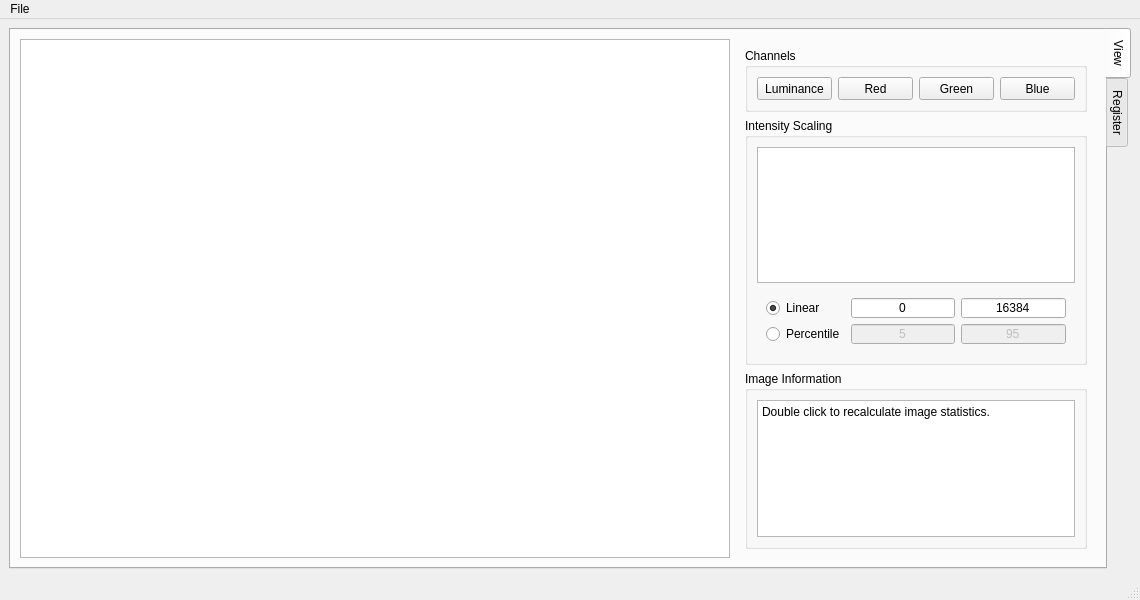
<?xml version="1.0" encoding="UTF-8"?>
<ui version="4.0">
 <class>MainWindow</class>
 <widget class="QMainWindow" name="MainWindow">
  <property name="geometry">
   <rect>
    <x>0</x>
    <y>0</y>
    <width>1140</width>
    <height>600</height>
   </rect>
  </property>
  <property name="sizePolicy">
   <sizepolicy hsizetype="Preferred" vsizetype="Preferred">
    <horstretch>0</horstretch>
    <verstretch>0</verstretch>
   </sizepolicy>
  </property>
  <property name="minimumSize">
   <size>
    <width>1140</width>
    <height>600</height>
   </size>
  </property>
  <property name="windowTitle">
   <string>MainWindow</string>
  </property>
  <widget class="QWidget" name="centralwidget">
   <layout class="QGridLayout" name="gridLayout_2">
    <item row="0" column="0">
     <widget class="QTabWidget" name="tabWidget">
      <property name="sizePolicy">
       <sizepolicy hsizetype="Preferred" vsizetype="Preferred">
        <horstretch>0</horstretch>
        <verstretch>0</verstretch>
       </sizepolicy>
      </property>
      <property name="minimumSize">
       <size>
        <width>512</width>
        <height>512</height>
       </size>
      </property>
      <property name="tabPosition">
       <enum>QTabWidget::East</enum>
      </property>
      <property name="tabShape">
       <enum>QTabWidget::Rounded</enum>
      </property>
      <property name="currentIndex">
       <number>0</number>
      </property>
      <widget class="QWidget" name="tabView">
       <attribute name="title">
        <string>View</string>
       </attribute>
       <layout class="QHBoxLayout" name="horizontalLayout">
        <item>
         <widget class="imgViewer" name="viewer">
          <property name="sizePolicy">
           <sizepolicy hsizetype="Expanding" vsizetype="Expanding">
            <horstretch>0</horstretch>
            <verstretch>0</verstretch>
           </sizepolicy>
          </property>
          <property name="minimumSize">
           <size>
            <width>256</width>
            <height>256</height>
           </size>
          </property>
          <property name="maximumSize">
           <size>
            <width>2560</width>
            <height>2560</height>
           </size>
          </property>
          <property name="mouseTracking">
           <bool>true</bool>
          </property>
          <property name="toolTip">
           <string>FITS image view. Left mouse button pans, mouse wheel zooms.</string>
          </property>
          <property name="lineWidth">
           <number>2</number>
          </property>
          <property name="verticalScrollBarPolicy">
           <enum>Qt::ScrollBarAlwaysOff</enum>
          </property>
          <property name="horizontalScrollBarPolicy">
           <enum>Qt::ScrollBarAlwaysOff</enum>
          </property>
          <property name="transformationAnchor">
           <enum>QGraphicsView::AnchorUnderMouse</enum>
          </property>
          <property name="resizeAnchor">
           <enum>QGraphicsView::AnchorUnderMouse</enum>
          </property>
         </widget>
        </item>
        <item>
         <widget class="QWidget" name="widget_2" native="true">
          <property name="sizePolicy">
           <sizepolicy hsizetype="Fixed" vsizetype="Preferred">
            <horstretch>0</horstretch>
            <verstretch>0</verstretch>
           </sizepolicy>
          </property>
          <property name="minimumSize">
           <size>
            <width>360</width>
            <height>0</height>
           </size>
          </property>
          <property name="maximumSize">
           <size>
            <width>360</width>
            <height>16777215</height>
           </size>
          </property>
          <layout class="QVBoxLayout" name="verticalLayout">
           <item>
            <widget class="QGroupBox" name="channelsGroupBox">
             <property name="sizePolicy">
              <sizepolicy hsizetype="Preferred" vsizetype="Fixed">
               <horstretch>0</horstretch>
               <verstretch>0</verstretch>
              </sizepolicy>
             </property>
             <property name="minimumSize">
              <size>
               <width>256</width>
               <height>64</height>
              </size>
             </property>
             <property name="maximumSize">
              <size>
               <width>16777215</width>
               <height>64</height>
              </size>
             </property>
             <property name="title">
              <string>Channels</string>
             </property>
             <layout class="QHBoxLayout" name="horizontalLayout_2">
              <item>
               <widget class="QPushButton" name="luminanceButton">
                <property name="enabled">
                 <bool>true</bool>
                </property>
                <property name="sizePolicy">
                 <sizepolicy hsizetype="Preferred" vsizetype="Preferred">
                  <horstretch>0</horstretch>
                  <verstretch>0</verstretch>
                 </sizepolicy>
                </property>
                <property name="minimumSize">
                 <size>
                  <width>0</width>
                  <height>0</height>
                 </size>
                </property>
                <property name="text">
                 <string>Luminance</string>
                </property>
                <property name="checkable">
                 <bool>true</bool>
                </property>
                <property name="default">
                 <bool>false</bool>
                </property>
                <property name="flat">
                 <bool>false</bool>
                </property>
               </widget>
              </item>
              <item>
               <widget class="QPushButton" name="redButton">
                <property name="sizePolicy">
                 <sizepolicy hsizetype="Preferred" vsizetype="Preferred">
                  <horstretch>0</horstretch>
                  <verstretch>0</verstretch>
                 </sizepolicy>
                </property>
                <property name="minimumSize">
                 <size>
                  <width>0</width>
                  <height>0</height>
                 </size>
                </property>
                <property name="text">
                 <string>Red</string>
                </property>
                <property name="checkable">
                 <bool>true</bool>
                </property>
                <property name="default">
                 <bool>false</bool>
                </property>
                <property name="flat">
                 <bool>false</bool>
                </property>
               </widget>
              </item>
              <item>
               <widget class="QPushButton" name="greenButton">
                <property name="sizePolicy">
                 <sizepolicy hsizetype="Preferred" vsizetype="Preferred">
                  <horstretch>0</horstretch>
                  <verstretch>0</verstretch>
                 </sizepolicy>
                </property>
                <property name="minimumSize">
                 <size>
                  <width>0</width>
                  <height>0</height>
                 </size>
                </property>
                <property name="text">
                 <string>Green</string>
                </property>
                <property name="checkable">
                 <bool>true</bool>
                </property>
                <property name="default">
                 <bool>false</bool>
                </property>
                <property name="flat">
                 <bool>false</bool>
                </property>
               </widget>
              </item>
              <item>
               <widget class="QPushButton" name="blueButton">
                <property name="sizePolicy">
                 <sizepolicy hsizetype="Preferred" vsizetype="Preferred">
                  <horstretch>0</horstretch>
                  <verstretch>0</verstretch>
                 </sizepolicy>
                </property>
                <property name="minimumSize">
                 <size>
                  <width>0</width>
                  <height>0</height>
                 </size>
                </property>
                <property name="text">
                 <string>Blue</string>
                </property>
                <property name="checkable">
                 <bool>true</bool>
                </property>
                <property name="default">
                 <bool>false</bool>
                </property>
                <property name="flat">
                 <bool>false</bool>
                </property>
               </widget>
              </item>
             </layout>
            </widget>
           </item>
           <item>
            <widget class="QGroupBox" name="groupBox">
             <property name="sizePolicy">
              <sizepolicy hsizetype="Preferred" vsizetype="Preferred">
               <horstretch>0</horstretch>
               <verstretch>0</verstretch>
              </sizepolicy>
             </property>
             <property name="minimumSize">
              <size>
               <width>256</width>
               <height>0</height>
              </size>
             </property>
             <property name="title">
              <string>Intensity Scaling</string>
             </property>
             <layout class="QGridLayout" name="gridLayout_4">
              <item row="1" column="0">
               <widget class="QWidget" name="widget" native="true">
                <property name="sizePolicy">
                 <sizepolicy hsizetype="Preferred" vsizetype="Fixed">
                  <horstretch>0</horstretch>
                  <verstretch>0</verstretch>
                 </sizepolicy>
                </property>
                <property name="minimumSize">
                 <size>
                  <width>256</width>
                  <height>64</height>
                 </size>
                </property>
                <property name="maximumSize">
                 <size>
                  <width>16777215</width>
                  <height>64</height>
                 </size>
                </property>
                <layout class="QGridLayout" name="gridLayout">
                 <item row="0" column="2">
                  <widget class="QLineEdit" name="imax">
                   <property name="sizePolicy">
                    <sizepolicy hsizetype="Minimum" vsizetype="Fixed">
                     <horstretch>0</horstretch>
                     <verstretch>0</verstretch>
                    </sizepolicy>
                   </property>
                   <property name="minimumSize">
                    <size>
                     <width>0</width>
                     <height>20</height>
                    </size>
                   </property>
                   <property name="text">
                    <string>16384</string>
                   </property>
                   <property name="alignment">
                    <set>Qt::AlignCenter</set>
                   </property>
                  </widget>
                 </item>
                 <item row="1" column="2">
                  <widget class="QLineEdit" name="pmax">
                   <property name="enabled">
                    <bool>false</bool>
                   </property>
                   <property name="sizePolicy">
                    <sizepolicy hsizetype="Minimum" vsizetype="Fixed">
                     <horstretch>0</horstretch>
                     <verstretch>0</verstretch>
                    </sizepolicy>
                   </property>
                   <property name="minimumSize">
                    <size>
                     <width>0</width>
                     <height>20</height>
                    </size>
                   </property>
                   <property name="text">
                    <string>95</string>
                   </property>
                   <property name="alignment">
                    <set>Qt::AlignCenter</set>
                   </property>
                  </widget>
                 </item>
                 <item row="0" column="1">
                  <widget class="QLineEdit" name="imin">
                   <property name="sizePolicy">
                    <sizepolicy hsizetype="Minimum" vsizetype="Fixed">
                     <horstretch>0</horstretch>
                     <verstretch>0</verstretch>
                    </sizepolicy>
                   </property>
                   <property name="minimumSize">
                    <size>
                     <width>0</width>
                     <height>20</height>
                    </size>
                   </property>
                   <property name="text">
                    <string>0</string>
                   </property>
                   <property name="alignment">
                    <set>Qt::AlignCenter</set>
                   </property>
                  </widget>
                 </item>
                 <item row="1" column="1">
                  <widget class="QLineEdit" name="pmin">
                   <property name="enabled">
                    <bool>false</bool>
                   </property>
                   <property name="sizePolicy">
                    <sizepolicy hsizetype="Minimum" vsizetype="Fixed">
                     <horstretch>0</horstretch>
                     <verstretch>0</verstretch>
                    </sizepolicy>
                   </property>
                   <property name="minimumSize">
                    <size>
                     <width>0</width>
                     <height>20</height>
                    </size>
                   </property>
                   <property name="text">
                    <string>5</string>
                   </property>
                   <property name="alignment">
                    <set>Qt::AlignCenter</set>
                   </property>
                  </widget>
                 </item>
                 <item row="0" column="0">
                  <widget class="QRadioButton" name="radioButton">
                   <property name="text">
                    <string>Linear</string>
                   </property>
                   <property name="checked">
                    <bool>true</bool>
                   </property>
                  </widget>
                 </item>
                 <item row="1" column="0">
                  <widget class="QRadioButton" name="radioButton_2">
                   <property name="text">
                    <string>Percentile</string>
                   </property>
                  </widget>
                 </item>
                </layout>
               </widget>
              </item>
              <item row="0" column="0">
               <widget class="PlotWidget" name="histogramView">
                <property name="enabled">
                 <bool>true</bool>
                </property>
                <property name="sizePolicy">
                 <sizepolicy hsizetype="Preferred" vsizetype="Expanding">
                  <horstretch>0</horstretch>
                  <verstretch>0</verstretch>
                 </sizepolicy>
                </property>
                <property name="minimumSize">
                 <size>
                  <width>0</width>
                  <height>128</height>
                 </size>
                </property>
                <property name="maximumSize">
                 <size>
                  <width>16777215</width>
                  <height>16777215</height>
                 </size>
                </property>
                <property name="lineWidth">
                 <number>1</number>
                </property>
                <property name="sceneRect">
                 <rectf>
                  <x>0.000000000000000</x>
                  <y>0.000000000000000</y>
                  <width>64.000000000000000</width>
                  <height>64.000000000000000</height>
                 </rectf>
                </property>
               </widget>
              </item>
             </layout>
            </widget>
           </item>
           <item>
            <widget class="QGroupBox" name="infoGroupBox">
             <property name="sizePolicy">
              <sizepolicy hsizetype="Preferred" vsizetype="Expanding">
               <horstretch>0</horstretch>
               <verstretch>0</verstretch>
              </sizepolicy>
             </property>
             <property name="minimumSize">
              <size>
               <width>0</width>
               <height>64</height>
              </size>
             </property>
             <property name="title">
              <string>Image Information</string>
             </property>
             <layout class="QVBoxLayout" name="verticalLayout_2">
              <item>
               <widget class="QPlainTextEdit" name="imageInfo">
                <property name="sizePolicy">
                 <sizepolicy hsizetype="Preferred" vsizetype="Preferred">
                  <horstretch>0</horstretch>
                  <verstretch>0</verstretch>
                 </sizepolicy>
                </property>
                <property name="minimumSize">
                 <size>
                  <width>0</width>
                  <height>64</height>
                 </size>
                </property>
                <property name="documentTitle">
                 <string/>
                </property>
                <property name="readOnly">
                 <bool>true</bool>
                </property>
                <property name="plainText">
                 <string>Double click to recalculate image statistics.</string>
                </property>
               </widget>
              </item>
             </layout>
            </widget>
           </item>
          </layout>
         </widget>
        </item>
       </layout>
      </widget>
      <widget class="QWidget" name="tabRegister">
       <attribute name="title">
        <string>Register</string>
       </attribute>
       <layout class="QVBoxLayout" name="verticalLayout_3">
        <item>
         <widget class="QGroupBox" name="groupBox_2">
          <property name="minimumSize">
           <size>
            <width>0</width>
            <height>64</height>
           </size>
          </property>
          <property name="title">
           <string>Object Detection</string>
          </property>
          <widget class="QPushButton" name="findStarsButton">
           <property name="geometry">
            <rect>
             <x>10</x>
             <y>25</y>
             <width>104</width>
             <height>32</height>
            </rect>
           </property>
           <property name="text">
            <string>Find Stars</string>
           </property>
          </widget>
         </widget>
        </item>
        <item>
         <widget class="QTableWidget" name="registerImageList">
          <property name="frameShape">
           <enum>QFrame::Panel</enum>
          </property>
          <property name="frameShadow">
           <enum>QFrame::Sunken</enum>
          </property>
          <property name="sizeAdjustPolicy">
           <enum>QAbstractScrollArea::AdjustIgnored</enum>
          </property>
          <property name="alternatingRowColors">
           <bool>true</bool>
          </property>
          <property name="iconSize">
           <size>
            <width>0</width>
            <height>0</height>
           </size>
          </property>
          <property name="gridStyle">
           <enum>Qt::DotLine</enum>
          </property>
          <property name="sortingEnabled">
           <bool>true</bool>
          </property>
          <property name="wordWrap">
           <bool>true</bool>
          </property>
          <property name="rowCount">
           <number>20</number>
          </property>
          <property name="columnCount">
           <number>6</number>
          </property>
          <attribute name="horizontalHeaderDefaultSectionSize">
           <number>80</number>
          </attribute>
          <attribute name="horizontalHeaderMinimumSectionSize">
           <number>64</number>
          </attribute>
          <attribute name="horizontalHeaderStretchLastSection">
           <bool>true</bool>
          </attribute>
          <attribute name="verticalHeaderCascadingSectionResizes">
           <bool>false</bool>
          </attribute>
          <attribute name="verticalHeaderDefaultSectionSize">
           <number>24</number>
          </attribute>
          <attribute name="verticalHeaderMinimumSectionSize">
           <number>20</number>
          </attribute>
          <attribute name="verticalHeaderShowSortIndicator" stdset="0">
           <bool>true</bool>
          </attribute>
          <attribute name="verticalHeaderStretchLastSection">
           <bool>false</bool>
          </attribute>
          <row/>
          <row/>
          <row/>
          <row/>
          <row/>
          <row/>
          <row/>
          <row/>
          <row/>
          <row/>
          <row/>
          <row/>
          <row/>
          <row/>
          <row/>
          <row/>
          <row/>
          <row/>
          <row/>
          <row/>
          <column>
           <property name="text">
            <string>X Disp</string>
           </property>
          </column>
          <column>
           <property name="text">
            <string>Y Disp</string>
           </property>
          </column>
          <column>
           <property name="text">
            <string>Rotation</string>
           </property>
          </column>
          <column>
           <property name="text">
            <string># Stars</string>
           </property>
          </column>
          <column>
           <property name="text">
            <string>FWHM</string>
           </property>
          </column>
          <column>
           <property name="text">
            <string>Image File</string>
           </property>
          </column>
         </widget>
        </item>
       </layout>
      </widget>
     </widget>
    </item>
   </layout>
  </widget>
  <widget class="QMenuBar" name="menubar">
   <property name="geometry">
    <rect>
     <x>0</x>
     <y>0</y>
     <width>1140</width>
     <height>22</height>
    </rect>
   </property>
   <property name="defaultUp">
    <bool>false</bool>
   </property>
   <widget class="QMenu" name="menuFile">
    <property name="title">
     <string>File</string>
    </property>
    <addaction name="actionOpen_FITS"/>
    <addaction name="actionSave_FITS"/>
    <addaction name="separator"/>
    <addaction name="actionClose"/>
   </widget>
   <addaction name="menuFile"/>
  </widget>
  <widget class="QStatusBar" name="statusbar"/>
  <action name="actionSave_FITS">
   <property name="text">
    <string>Save FITS ...</string>
   </property>
   <property name="shortcut">
    <string>Ctrl+S</string>
   </property>
  </action>
  <action name="actionOpen_FITS">
   <property name="text">
    <string>Open FITS ...</string>
   </property>
   <property name="shortcut">
    <string>Ctrl+O</string>
   </property>
  </action>
  <action name="actionClose">
   <property name="text">
    <string>Close</string>
   </property>
   <property name="shortcut">
    <string>Ctrl+W</string>
   </property>
  </action>
  <action name="actionFindStars">
   <property name="text">
    <string>FindStars</string>
   </property>
   <property name="shortcut">
    <string>Ctrl+F</string>
   </property>
  </action>
  <action name="actionLinearScale">
   <property name="text">
    <string>LinearScale</string>
   </property>
  </action>
  <action name="actionPercentileScale">
   <property name="text">
    <string>PercentileScale</string>
   </property>
  </action>
 </widget>
 <customwidgets>
  <customwidget>
   <class>imgViewer</class>
   <extends>QGraphicsView</extends>
   <header>imgviewer</header>
  </customwidget>
  <customwidget>
   <class>PlotWidget</class>
   <extends>QGraphicsView</extends>
   <header>pyqtgraph</header>
  </customwidget>
 </customwidgets>
 <resources/>
 <connections>
  <connection>
   <sender>actionClose</sender>
   <signal>triggered()</signal>
   <receiver>MainWindow</receiver>
   <slot>close()</slot>
   <hints>
    <hint type="sourcelabel">
     <x>-1</x>
     <y>-1</y>
    </hint>
    <hint type="destinationlabel">
     <x>799</x>
     <y>424</y>
    </hint>
   </hints>
  </connection>
  <connection>
   <sender>radioButton</sender>
   <signal>clicked()</signal>
   <receiver>actionLinearScale</receiver>
   <slot>trigger()</slot>
   <hints>
    <hint type="sourcelabel">
     <x>965</x>
     <y>357</y>
    </hint>
    <hint type="destinationlabel">
     <x>-1</x>
     <y>-1</y>
    </hint>
   </hints>
  </connection>
  <connection>
   <sender>radioButton_2</sender>
   <signal>pressed()</signal>
   <receiver>actionPercentileScale</receiver>
   <slot>trigger()</slot>
   <hints>
    <hint type="sourcelabel">
     <x>965</x>
     <y>388</y>
    </hint>
    <hint type="destinationlabel">
     <x>-1</x>
     <y>-1</y>
    </hint>
   </hints>
  </connection>
  <connection>
   <sender>findStarsButton</sender>
   <signal>pressed()</signal>
   <receiver>actionFindStars</receiver>
   <slot>trigger()</slot>
   <hints>
    <hint type="sourcelabel">
     <x>933</x>
     <y>62</y>
    </hint>
    <hint type="destinationlabel">
     <x>-1</x>
     <y>-1</y>
    </hint>
   </hints>
  </connection>
 </connections>
</ui>
